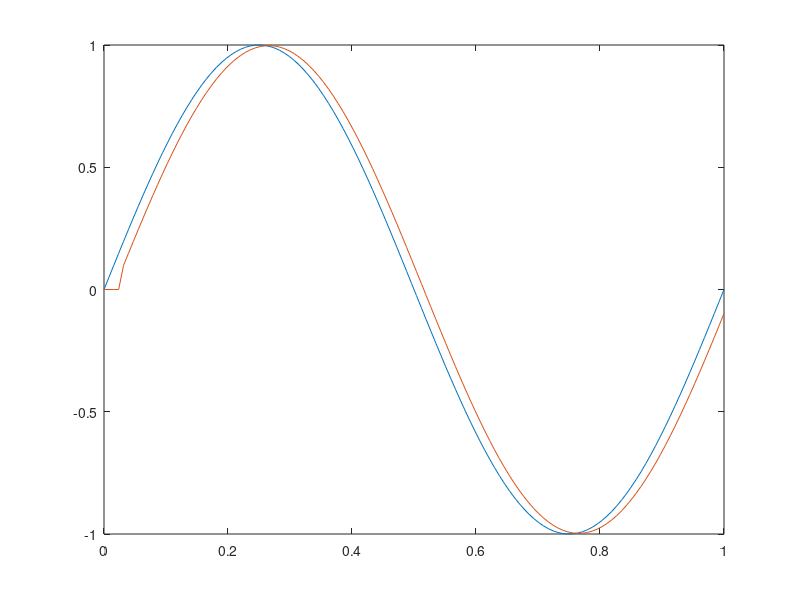
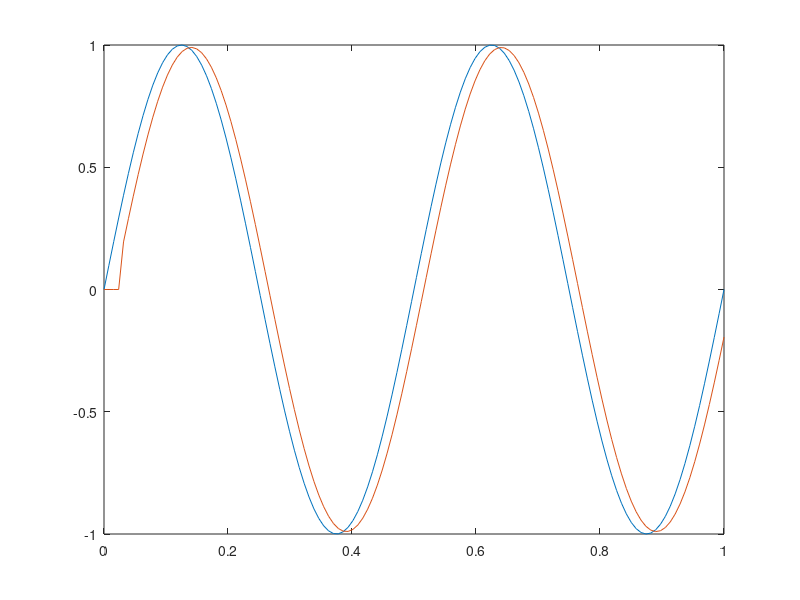
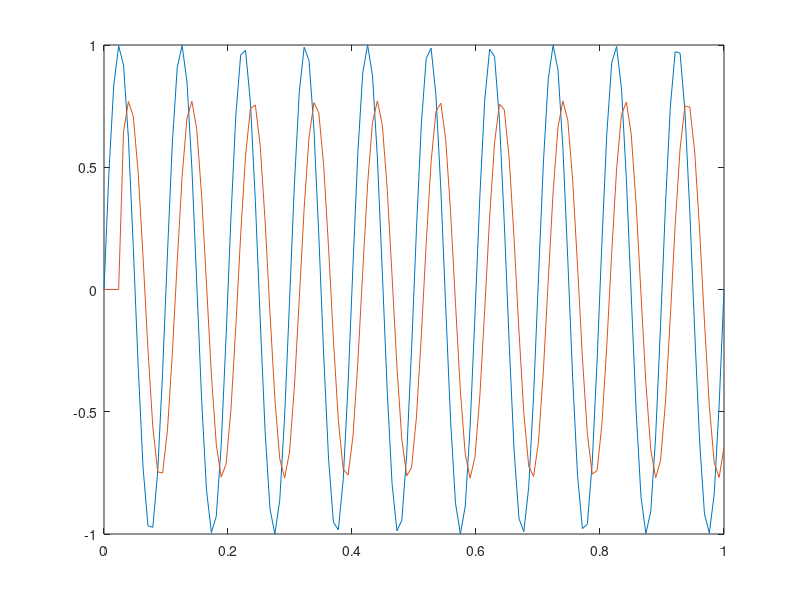
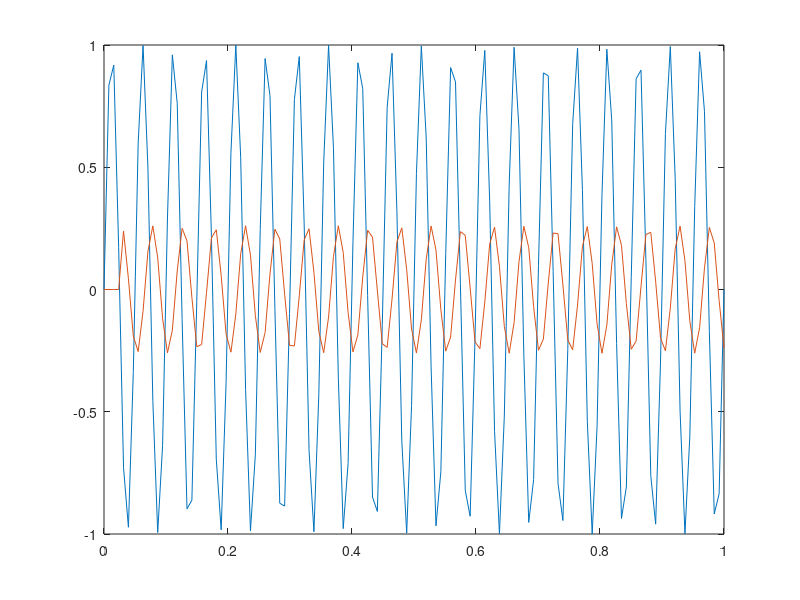

These figures' MATLAB source, in order:
function ex1()
  f = [1, 2, 10, 20, 100];
  n = length(f);

  t = linspace(0, 1, 128);
  nt = length(t);

  y(1:n, 1:nt) = 0;

  for i = 1 : n
    y(i, 1:nt) = sin(2 * pi * f(i) * t);
  endfor

  y_out(1:n, 1:4) = 0;

  for i = 1 : n
    for j = 5:nt
      y_out(i, j) = sum([y(i, j-4:j)]) / 5;
    endfor
  endfor

  for i = 1 : n
    plot(t, y(i, 1:nt));
    hold on
    plot(t, y_out(i, 1:nt));
    figure
  endfor


endfunction
